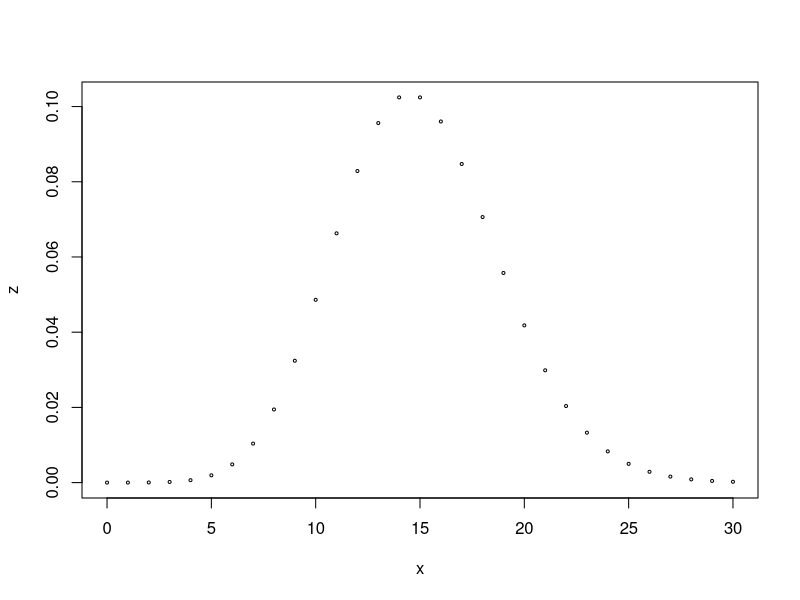
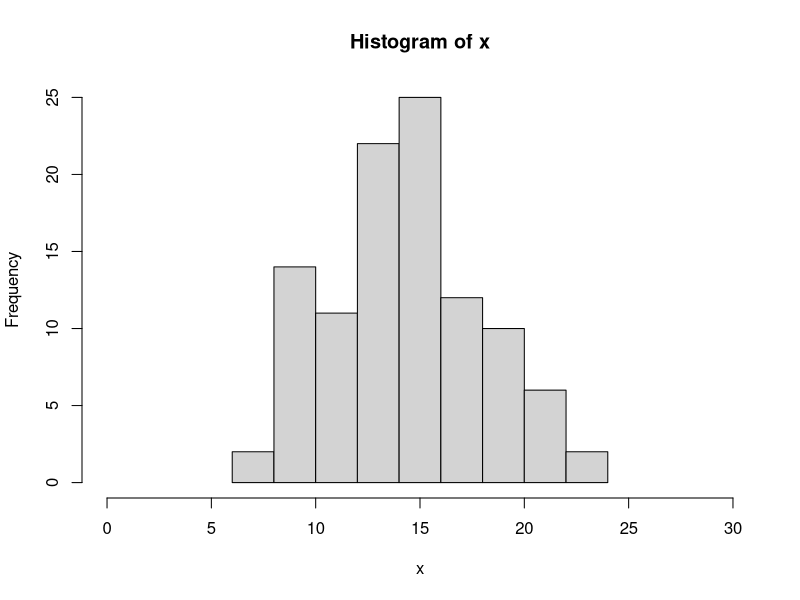

Generate these figures, in order, with R:
## ---- chunk 1
knitr::opts_chunk$set(echo = TRUE)
## ---- chunk 2

ppois(9, lambda=15, lower=FALSE) 

## ---- chunk 3

ppois(0, lambda=15)

## ---- chunk 4

dpois(3, lambda=15)

## ---- chunk 5

z <- dpois(0:30, lambda=15)

x <- c(0:30)

plot(x , z, cex = 0.4)

## ---- chunk 6

x <- rpois(104, lambda=15)

#ignore
#set <- NULL  # sets up a dummy variable to hold our 10000 simulations
#n <- 104
#for (i in 1:104) {
#    set[i] <- mean(sample(x, n, replace = TRUE))
#}

#set

x

## ---- chunk 7

hist(x, xlim=range(c(0:30)))



#### This distribution is much narrower than the one made using the probability mass function. This happens because increasing the sample size or number of simulated values tightens the distribution and decreases variance/standard deviation because n is in the denominator of these equations.
